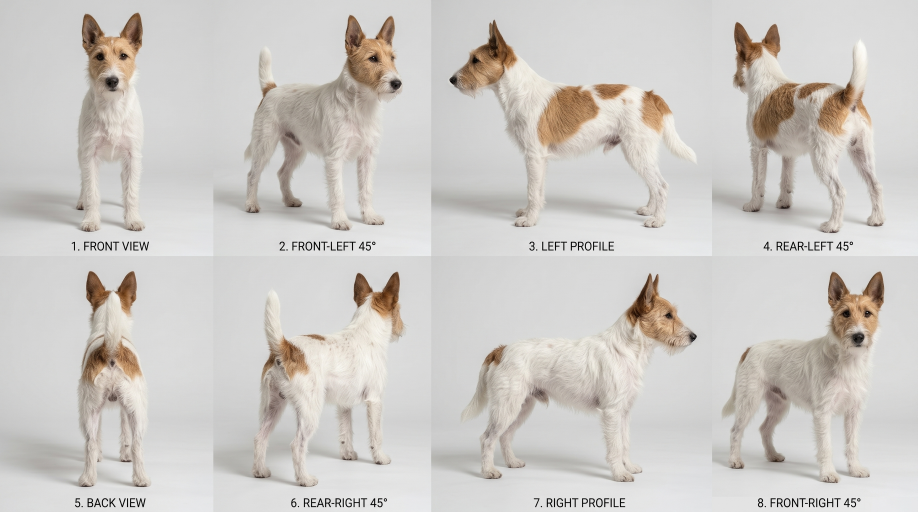
#> input picture docs/Donut_dog_character_turnaround.jpeg, 2752 x 1536 px (shown at 1/3 size)
$ python build_realistic_donut_set.py
#> lines starting #> are read from the running program, lines starting #| are printed output that depends on the picture
import sys, os
sys.path.append(r'C:\Users\rajee\AppData\Roaming\Python\Python314\site-packages')
import rembg
from PIL import Image, ImageDraw, ImageFilter

def build_all():
    print("Building full realistic Donut sprite library from turnaround...")
    src = Image.open('docs/Donut_dog_character_turnaround.jpeg').convert('RGB')
#> src is the input picture: PIL image 2752x1536 RGB; mean R, G, B 205.7, 202.1, 198.1
    W, H = src.size
#> W = 2752; H = 1536
    cell_w = W // 4
#> cell_w = 688
    cell_h = H // 2
#> cell_h = 768

    # View bounding boxes (excluding bottom labels)
    views = {
        'donut_idle': (cell_w, 0, cell_w * 2, cell_h - 95),       # View 2: Front-Left 45
        'donut_run1': (cell_w * 2, 0, cell_w * 3, cell_h - 95),   # View 3: Left Profile
        'donut_run2': (cell_w * 2, cell_h, cell_w * 3, cell_h * 2 - 95), # View 7: Right Profile
        'donut_front': (0, 0, cell_w, cell_h - 95),               # View 1: Front View
        'donut_trot': (cell_w * 3, cell_h, cell_w * 4, cell_h * 2 - 95)  # View 8: Front-Right 45
    }

    processed = {}
    for name, bbox in views.items():
        cropped = src.crop(bbox)
        # Apply rembg AI background removal
        cutout = rembg.remove(cropped)
        # Crop tight
        c_bbox = cutout.getbbox()
        if c_bbox:
            cutout = cutout.crop(c_bbox)
        processed[name] = cutout
        cutout.save(f'{name}.png')
        print(f"Generated {name}.png ({cutout.size})")
#> this loop made 1 pass
#> pass 1, in build_all, `cropped = src.crop(bbox)`:
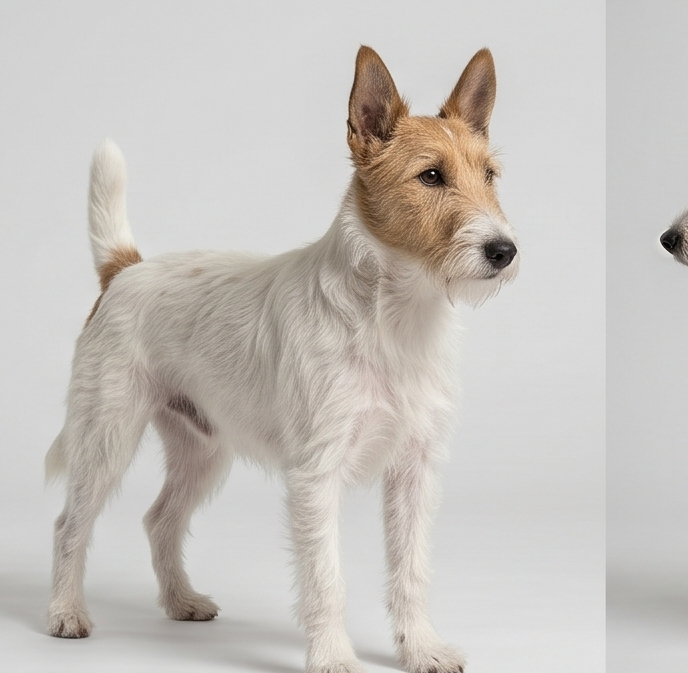
#> cropped: PIL image 688x673 RGB; mean R, G, B 199.5, 195.2, 190.7
#> after the loop, processed = 0 items

    # 1. Clean Fetch Ball
    ball_path = r'C:\Users\rajee\.gemini\antigravity-ide\brain\e16d0395-e727-4f22-9ced-1a5d1ded0225\fetch_ball_sprite_1787157344710.jpg'
    b_img = Image.open(ball_path).convert('RGBA')
    bw, bh = b_img.size
    mask = Image.new('L', (bw, bh), 0)
    m_draw = ImageDraw.Draw(mask)
    cx, cy = bw // 2, bh // 2
    # Radius of inner colored ball
    rad = int(bw * 0.356)
    m_draw.ellipse((cx - rad, cy - rad, cx + rad, cy + rad), fill=255)
    mask = mask.filter(ImageFilter.GaussianBlur(0.8))

    ball_clean = Image.new('RGBA', (bw, bh), (0, 0, 0, 0))
    ball_clean.paste(b_img, (0, 0), mask)
    ball_clean = ball_clean.crop((cx - rad, cy - rad, cx + rad, cy + rad))
    ball_clean.save('fetch_ball.png', 'PNG')
    print("Generated clean fetch_ball.png")

    # 2. Donut Catch Sprite (Donut holding the clean fetch ball in mouth)
    dog_idle = processed['donut_idle'].copy()
    dw, dh = dog_idle.size

    # Scale ball to realistic size relative to Donut's snout (~16% of dog width)
    ball_size = int(dw * 0.165)
    b_thumb = ball_clean.resize((ball_size, ball_size), Image.Resampling.LANCZOS)

    # Snout coordinates on Donut's V-shaped muzzle in front-left view (x ~ 80%, y ~ 33%)
    mouth_x = int(dw * 0.81)
    mouth_y = int(dh * 0.31)

    dog_catch = dog_idle.copy()
    # Paste ball at mouth
    dog_catch.paste(b_thumb, (mouth_x, mouth_y), b_thumb)
    dog_catch.save('donut_catch.png', 'PNG')
    print("Generated donut_catch.png with ball in mouth")

if __name__ == '__main__':
    build_all()
#> (the call stopped at in build_all, `cutout = rembg.remove(cropped)`: rembg is not available in this run)
